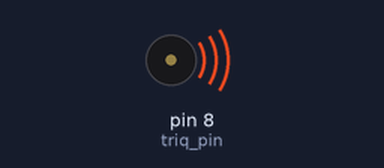
Bench run of a sketch on a simulated Arduino Uno, built with avr-gcc and run on an emulated ATmega328P. Shown: buzzer (waves = sounding).

Above: at 0.1 s.
Timing chart, 0 to 40.0 s (numbered marks = the images above):
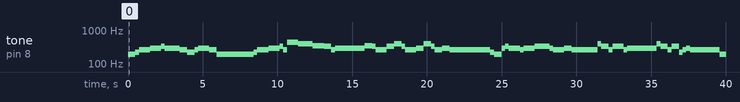

Measured:
- by itself, tone on pin 8 (triq_pin): plays 196 Hz for 0.50 s, 221 Hz for 0.25 s, 262 Hz for 0.74 s, 294 Hz for 0.74 s, 330 Hz for 0.25 s, 294 Hz for 0.99 s … (63 notes in this stretch)

The sketch:

naxiehuaer.ino
```cpp
#define L1 131
#define L2 147
#define L3 165
#define L4 175
#define L5 196
#define L6 221
#define L7 248

#define M1 262
#define M2 294
#define M3 330
#define M4 350
#define M5 393
#define M6 441
#define M7 495

#define H1 525
#define H2 589
#define H3 661
#define H4 700
#define H5 786
#define H6 882
#define H7 990

int tones1 [] = {
  L5,L6,M1,M1,M2,M2,M3,M2,M2,M2,M1,/*那片笑声让我想起*/
  L6,M1,M2,M2,M1,L5,//我的那些花儿
  L5,L6,M1,M1,M2,M2,M3,M1,M6,M6,M5,//在我生命每个角落
  M5,M4,M4,M4,M3,M1,M2,//静静为我开着
  M4,M3,M1,M1,M3,M5,M3,M1,M1,M2,//我曾以为我会永远
  M5,M3,M1,M1,M2,M1,M1,//守在它身旁
  M1,L6,L5,L5,M2,M3,M2,M2,M1,M2,M2,M3,//今天我们已经离去
  M3,M2,M1,M1,M2,M1,M1,M5,//在人海茫茫 他
  M3,M1,M3,M3,M1,M2,M2,M2,M5,//们都老了吧 他
  M3,M1,M3,M3,L6,M1,M2,M1,//们在哪里呀
  L5,L6,M1,M1,M2,M3,M2,M2,//我们就这样
  M2,M3,M2,M1,M1,M1,M2,M1,M1,//各自奔天涯
  M6,M5,M5,M5,L5,M5,M6,M5,M5,M5,M5,M5,//啦啦.......
  M6,M5,M5,M5,M3,M3,M3,//想她
  M2,M1,M1,M1,L5,M2,M3,M3,M2,M2,M1,//啦啦.....
  M3,M3,M3,M3,M1,M2,M2,M2,//她还再开吗
  M6,M5,M5,M5,M5,M5,M6,M5,M5,M5,M5,M5,//啦啦......
  M6,M5,M5,M5,M3,M3,M3,//去呀
  M2,M1,M1,M1,L6,L5,L6,M1,M1,M2,M3,//他们已经被风吹走
  M2,M2,M2,M2,M2,M3,M1,M1,M1,L5,//散落在天涯

  H3,H2,H3,H3,H1,H2,H2,M5,
  H3,H2,H3,H3,M5,M6,
  M5,M6,H1,H1,H3,H2,
  H3,H2,H1,H1,H2,H1,
/*
  L5,L6,M1,M2,M3,M2,M1,
  L6,M1,M2,M1,L5,
  L5,L6,M1,M2,M3,M1,M6,M5,
  M5,M4,M3,M1,M2,
  M4,M3,M1,M3,M5,M3,M1,M2,
  M5,M3,M1,M2,M1,
  M1,L6,L5,M2,M3,M2,M1,M2,M3,
  M3,M2,M1,M2,M1,M5,
  M3,M1,M3,M1,M2,M5,
  M3,M1,M3,L6,M1,M2,M1,
  L5,L6,M1,M2,M3,M2,
  M2,M3,M2,M1,M2,M1,
  M6,M5,L5,M5,M6,M5,
  M6,M5,M3,
  M2,M1,L5,M2,M3,M2,M1,
  M3,M1,M2,
  M6,M5,M6,M5,
  M6,M5,M3,
  M2,M1,L6,L5,L6,M1,M2,M3,
  M2,M3,M1,L5,

  H3,H2,H3,H1,H2,M5,
  H3,H2,H3,M5,M6,
  M5,M6,H1,H3,H2,
  H3,H2,H1,H2,H1,*/
};
float pat1[]={
  0.5,0.25,0.25,0.5,0.5,0.25,0.25,0.25,0.25,0.5,0.5,
  0.5,0.25,0.25,0.5,0.5,2,
  0.5,0.25,0.25,0.5,0.5,0.25,0.25,0.25,0.25,0.5,0.5,
  0.5,0.25,0.25,0.25,0.5,0.25,2,
  0.5,0.25,0.25,0.5,0.5,0.5,0.25,0.25,0.5,0.5,
  0.5,0.25,0.25,0.25,0.5,0.25,2,
  0.5,0.25,0.25,0.25,0.25,0.25,0.25,0.5,0.25,0.25,0.5,0.5,
  0.5,0.25,0.25,0.5,0.5,1,0.75,0.25,
  0.5,0.25,0.25,0.5,0.25,0.25,1,0.75,0.25,
  0.5,0.25,0.25,0.25,0.25,0.25,0.25,2,
  0.5,0.25,0.25,0.25,0.25,0.25,0.25,2,
  0.25,0.25,0.25,0.25,0.25,0.25,0.25,0.25,2,
  0.5,0.25,0.25,0.25,0.5,0.25,0.25,0.25,0.25,0.25,0.5,0.5,
  0.5,0.25,0.25,0.25,0.5,0.25,2,
  0.5,0.25,0.25,0.25,0.5,0.25,0.5,0.25,0.25,0.5,0.5,
  0.5,0.25,0.25,0.25,0.25,0.25,0.25,2,
  0.5,0.25,0.25,0.5,0.25,0.25,0.25,0.25,0.25,0.25,0.5,0.5,
  0.5,0.25,0.25,0.25,0.5,0.25,2,
  0.5,0.25,0.25,0.5,0.5,0.5,0.25,0.25,0.5,0.25,0.25,
  0.5,0.25,0.25,0.25,0.25,0.25,0.25,1,0.5,0.5,

  0.5,0.25,0.25,0.5,0.5,1,0.5,0.5,
  0.5,0.25,0.25,0.5,0.5,2,
  0.5,0.25,0.25,0.5,0.5,2,
  0.5,0.25,0.25,0.5,0.5,2,

 /* 0.5,0.25,0.75,0.75,0.25,1,0.5,
  0.5,0.25,0.75,0.5,2,
  0.5,0.25,0.75,0.75,0.25,0.25,0.75,0.5,
  0.5,0.75,0.5,0.25,2,
  0.5,0.25,0.75,0.5,0.5,0.25,0.75,0.5,
  0.5,0.25,0.5,0.5,2.25,
  0.5,0.25,0.5,0.25,0.25,0.75,0.25,0.75,0.5,
  0.5,0.25,0.75,0.5,1.75,0.25,
  0.5,0.25,0.75,0.25,2,0.25,
  0.5,0.25,0.5,0.25,0.25,0.25,2,
  0.5,0.25,0.5,0.25,0.25,2.25,
  0.25,0.25,0.25,0.75,0.25,2.25,
  0.5,0.75,0.5,0.25,0.25,1.75,
  0.5,0.75,2.75,
  0.5,0.75,0.5,0.25,0.75,0.75,0.5,
  1.25,0.25,2.5,
  0.5,1.5,0.25,1.75,
  0.5,0.75,2.75,
  0.5,1,0.5,0.5,0.25,0.75,0.25,0.25,
  1.5,0.25,1.75,0.5,


  0.5,0.25,0.75,0.5,1.5,0.5,
  0.5,0.25,0.75,0.5,2,
  0.5,0.25,0.75,0.5,2,
  0.5,0.25,0.75,0.5,2,*/

};

int tones2[] ={
  M6,M5,M5,M5,M6,M6,M5,M5,M5,
  M6,M5,M5,M5,M3,M4,M3,M3,
  M2,M1,M1,M1,L5,M2,M3,M3,M2,M2,M1,
  M3,M3,M3,M3,M1,M2,M2,M2,
  M6,M5,M5,M5,M5,M6,M5,M5,M5,M5,
  M6,M5,M5,M5,M3,M4,M3,M3,
  M2,M1,M1,M1,L6,L5,L6,M1,M1,M2,M3,
  M2,M2,M2,M2,M2,M3,M1,M1,M5,
  M3,M1,M3,M3,M1,M2,M2,M2,M5,
  M3,M1,M3,M3,L6,M1,M2,M1,
  L5,L6,M1,M1,M2,M3,M2,M2,
  M3,M2,M1,M1,M2,M1,M1,
  };
float pat2[] ={
  0.5,0.25,0.25,0.5,0.5,0.5,0.25,0.25,1,
  0.5,0.25,0.25,0.25,0.25,0.25,0.25,2,
  0.5,0.25,0.25,0.25,0.5,0.25,0.5,0.25,0.25,0.5,0.5,
  0.5,0.25,0.25,0.25,0.25,0.25,0.25,2,
  0.5,0.25,0.25,0.75,0.25,0.5,0.25,0.25,0.5,0.5,
  0.5,0.25,0.25,0.25,0.25,0.25,0.25,2,
  0.5,0.25,0.25,0.5,0.5,0.5,0.25,0.25,0.5,0.25,0.25,
  0.5,0.25,0.25,0.25,0.25,0.25,0.25,1.5,0.5,
  0.5,0.25,0.25,0.5,0.25,0.25,1,0.5,0.5,
  0,5,0.25,0.25,0.25,0.25,0.25,0.25,2,
  0.5,0.25,0.25,0.25,0.25,0.25,0.25,2,
  0.5,0.25,0.25,0.5,0.25,0.25,2,
  };

int one_pat = 1000;

int triq_pin = 8;
int tone_length1,tone_length2;
int delay_time;
void setup() {
  // put your setup code here, to run once:
  pinMode(triq_pin,OUTPUT);
  tone_length1 = sizeof(tones1)/sizeof(tones1[0]);
  tone_length2 = sizeof(tones2)/sizeof(tones2[0]);
}

void loop() {
  // put your main code here, to run repeatedly:
  for(int i=0;i<tone_length1;i++){
    delay_time = one_pat*pat1[i];

    tone(triq_pin,tones1[i],delay_time);
    delay(delay_time -(10*pat1[i]));//让连续音调听起来更加圆滑
  }
  for(int i=0;i<tone_length1;i++){
    delay_time = one_pat*pat1[i];

    tone(triq_pin,tones1[i],delay_time);
    delay(delay_time -(10*pat1[i]));//让连续音调听起来更加圆滑
  }
  for(int i=0;i<tone_length2;i++){
    delay_time = one_pat*pat2[i];

    tone(triq_pin,tones2[i],delay_time);
    delay(delay_time - (10 * pat2[i]));
  }
  delay(10000);
}
```
